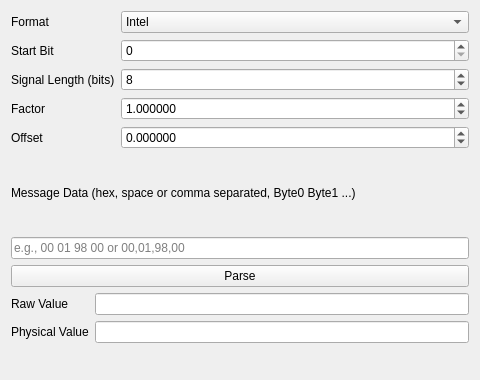
<?xml version="1.0" encoding="UTF-8"?>
<ui version="4.0">
    <class>MessageParser</class>
    <widget class="QWidget" name="MessageParser">
        <property name="geometry">
            <rect>
                <x>0</x>
                <y>0</y>
                <width>480</width>
                <height>380</height>
            </rect>
        </property>
        <property name="windowTitle">
            <string>CAN Signal Parser</string>
        </property>
        <layout class="QVBoxLayout" name="verticalLayout">
            <item>
                <layout class="QFormLayout" name="formLayout">
                    <item row="0" column="0">
                        <widget class="QLabel" name="labelFormat">
                            <property name="text">
                                <string>Format</string>
                            </property>
                        </widget>
                    </item>
                    <item row="0" column="1">
                        <widget class="QComboBox" name="comboFormat">
                            <item>
                                <property name="text">
                                    <string>Intel</string>
                                </property>
                            </item>
                            <item>
                                <property name="text">
                                    <string>Motorola LSB</string>
                                </property>
                            </item>
                            <item>
                                <property name="text">
                                    <string>Motorola MSB</string>
                                </property>
                            </item>
                        </widget>
                    </item>
                    <item row="1" column="0">
                        <widget class="QLabel" name="labelStartBit">
                            <property name="text">
                                <string>Start Bit</string>
                            </property>
                        </widget>
                    </item>
                    <item row="1" column="1">
                        <widget class="QSpinBox" name="spinStartBit">
                            <property name="minimum">
                                <number>0</number>
                            </property>
                            <property name="maximum">
                                <number>511</number>
                            </property>
                            <property name="value">
                                <number>0</number>
                            </property>
                        </widget>
                    </item>
                    <item row="2" column="0">
                        <widget class="QLabel" name="labelBitLength">
                            <property name="text">
                                <string>Signal Length (bits)</string>
                            </property>
                        </widget>
                    </item>
                    <item row="2" column="1">
                        <widget class="QSpinBox" name="spinBitLength">
                            <property name="minimum">
                                <number>1</number>
                            </property>
                            <property name="maximum">
                                <number>64</number>
                            </property>
                            <property name="value">
                                <number>8</number>
                            </property>
                        </widget>
                    </item>
                    <item row="3" column="0">
                        <widget class="QLabel" name="labelFactor">
                            <property name="text">
                                <string>Factor</string>
                            </property>
                        </widget>
                    </item>
                    <item row="3" column="1">
                        <widget class="QDoubleSpinBox" name="spinFactor">
                            <property name="decimals">
                                <number>6</number>
                            </property>
                            <property name="minimum">
                                <double>-1000000</double>
                            </property>
                            <property name="maximum">
                                <double>1000000</double>
                            </property>
                            <property name="value">
                                <double>1</double>
                            </property>
                        </widget>
                    </item>
                    <item row="4" column="0">
                        <widget class="QLabel" name="labelOffset">
                            <property name="text">
                                <string>Offset</string>
                            </property>
                        </widget>
                    </item>
                    <item row="4" column="1">
                        <widget class="QDoubleSpinBox" name="spinOffset">
                            <property name="decimals">
                                <number>6</number>
                            </property>
                            <property name="minimum">
                                <double>-1000000</double>
                            </property>
                            <property name="maximum">
                                <double>1000000</double>
                            </property>
                            <property name="value">
                                <double>0</double>
                            </property>
                        </widget>
                    </item>
                </layout>
            </item>
            <item>
                <widget class="QLabel" name="labelData">
                    <property name="text">
                        <string>Message Data (hex, space or comma separated, Byte0 Byte1 ...)</string>
                    </property>
                </widget>
            </item>
            <item>
                <widget class="QLineEdit" name="editData">
                    <property name="placeholderText">
                        <string>e.g., 00 01 98 00 or 00,01,98,00</string>
                    </property>
                </widget>
            </item>
            <item>
                <widget class="QPushButton" name="btnParse">
                    <property name="text">
                        <string>Parse</string>
                    </property>
                </widget>
            </item>
            <item>
                <layout class="QFormLayout" name="formResult">
                    <item row="0" column="0">
                        <widget class="QLabel" name="labelRaw">
                            <property name="text">
                                <string>Raw Value</string>
                            </property>
                        </widget>
                    </item>
                    <item row="0" column="1">
                        <widget class="QLineEdit" name="editRaw">
                            <property name="readOnly">
                                <bool>true</bool>
                            </property>
                        </widget>
                    </item>
                    <item row="1" column="0">
                        <widget class="QLabel" name="labelPhysical">
                            <property name="text">
                                <string>Physical Value</string>
                            </property>
                        </widget>
                    </item>
                    <item row="1" column="1">
                        <widget class="QLineEdit" name="editPhysical">
                            <property name="readOnly">
                                <bool>true</bool>
                            </property>
                        </widget>
                    </item>
                </layout>
            </item>
        </layout>
    </widget>
    <resources/>
    <connections/>
</ui>
